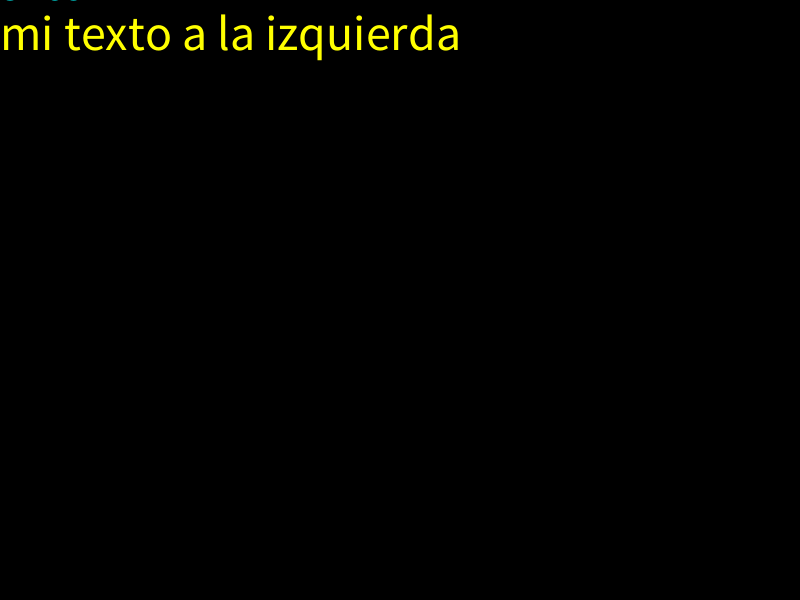
Frame 1 (no input)
Frame 60 (the mouse pressed at the canvas centre just before this capture): identical to frame 1, image omitted
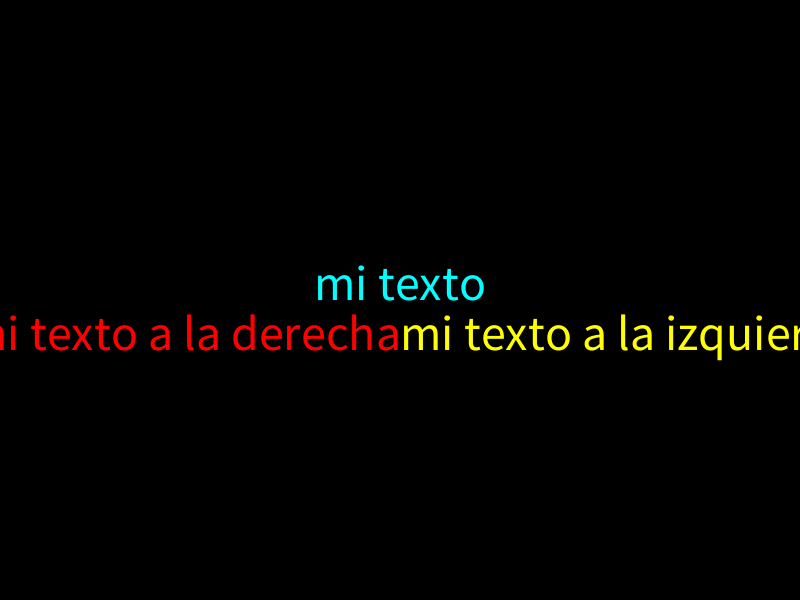
Frame 120 (the mouse held since frame 60 and released just before this capture)

The Processing sketch that drew these frames (run headless with seeded random() and noise(); from frame 60 on, the mouse is pressed at the canvas centre):

// Processing sketch: textoBasico1
// ── textoBasico1.pde
void setup(){
  size(800,600);
}

void draw(){
  background(0);
  fill(0,255,255);
  textSize(50);
  textAlign(CENTER);
  text("mi texto", mouseX, mouseY);
  
  
  textAlign(RIGHT);
  fill(255,0,0);
  text("mi texto a la derecha", mouseX, mouseY + 50);
  
  textAlign(LEFT);
  fill(255,255,0);
  text("mi texto a la izquierda", mouseX, mouseY + 50);
}
